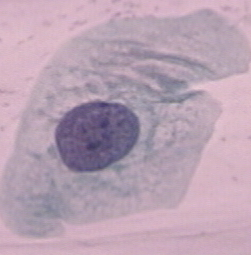
%> input picture MI Enc Code/Input/c2.BMP, 251 x 255 px
$ octave Main.m   (GNU Octave 9; MATLAB toolbox functions it lacks are replaced by stand-ins)
%> lines starting %> are read from the running program, lines starting %| are printed output that depends on the picture
### MI Enc Code/enconding1.m
function [stego,len]= enconding1(img,msg)


    [row,col]=size(img);
    L=256;

    len=length(msg)*8;
    ascii=uint8(msg);
    binary_separate=dec2bin(ascii,8);
    binary_all='';
    for i=1:length(msg)
        %binary_all=append(binary_all,binary_separate(i,:));
        binary_all=strcat(binary_all,binary_separate(i,:));
    end

    count=1;

    for i=1:row
        for j=1:col
            if count<=len
                LSB=mod(img(i,j),2);
                a=str2double(binary_all(count));
                temp=double(xor(LSB,a));
                stego(i,j)=img(i,j)+temp;
                count=count+1;
            else
                stego(i,j)=img(i,j);
            end
        end
    end
end

### MI Enc Code/encryptImg.m
function [d,n, cipher, output]= encryptImg(img)

    p = 13;
    q =31;

    n=p*q;

    Phi=(p-1)*(q-1);

    for e=2:Phi
        if gcd(e,Phi)==1
            break
        end
    end

    i=1;
    r=1;
    while r > 0
        k=(Phi*i)+1;
        r=rem(k,e);
        %disp(['Value of i is : ' num2str(i)]);
        i=i+1;
    end
    d=k/e;

    input = double(img);


    inputsize = size(input);

    cipher = ones(inputsize);


    for u=1:numel(input)
        cipher(u) = exmod(input(u),e,n);
    end

    output = ones(inputsize);


end

### MI Enc Code/exmod.m
function a=exmod(b,e,m)
    if m==1
        a=0;
        return
    end
    i=1;
    a=1;
    while i<=e
        a = mod(a*b,m);
        i = i+1;
    end
end

### MI Enc Code/decryptImg.m
function [output]= decryptImg(cipher,enc,d,n)
   % output = ones(cipher);
   in = double(enc);
   insize = size(in);

    output = ones(insize);
    for u=1:numel(in)
        output(u) = exmod(cipher(u),d,n);
    end

end

### MI Enc Code/Main.m
clc;

[FileName,PathName] = uigetfile('*.png;*.bmp','Select an Medical Image');
%> the answer given: Input/c2.BMP
if isequal(FileName,0)||isequal(PathName,0)
    warndlg('User Press Cancel');
else
    img = imread([PathName,FileName]);
%> img is the input picture: size 255x251x3 uint8; mean R, G, B 184.7, 161.7, 178.9
    img = imresize(img,[200,200]);
%> img: size 200x200x3 uint8

    figure(1)
    imshow(img);
    title('Input Image');

    gr=rgb2gray(img);
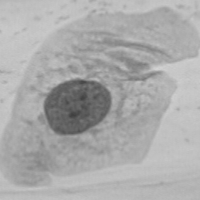
%> gr: size 200x200 uint8; min 64, max 212, mean 170.5

    figure(2)
    imshow(gr);
    title('GrayScale Image');

    msg='Patient Secret Information';

    fprintf('Input = %s',msg);
    msg = strrep(msg,' ','-');

    [stego, len]= enconding1(gr,msg);
%> after the loop in enconding1, `for i=1:row`: LSB = 1; a = 0; count = 209; temp = 1
%> len = 208


    figure(3)
    imshow(stego);
    title('Stego Image');


    [d,n,cipher, output]= encryptImg(stego);
%> after the loop in encryptImg, `for u=1:numel(input)`:
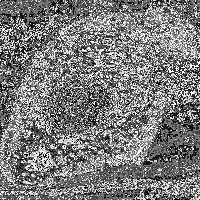
%> cipher: size 200x200 double; min 4, max 397, mean 194.9; drawn with min black and max white
%> output: size 200x200 double; every value is 1
%> d = 103; n = 403
    figure(4)
    imshow(uint8(cipher));
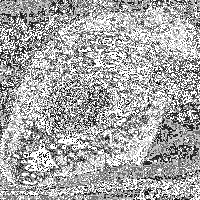
%> displayed picture: size 200x200, on the screen's scale of 0 to 255; min 4, max 255, mean 166.5
    title('Encrypted Image');


    enc=uint8(cipher);
    dec1= decryptImg(cipher,enc,d,n);
%> (the run ends here)
